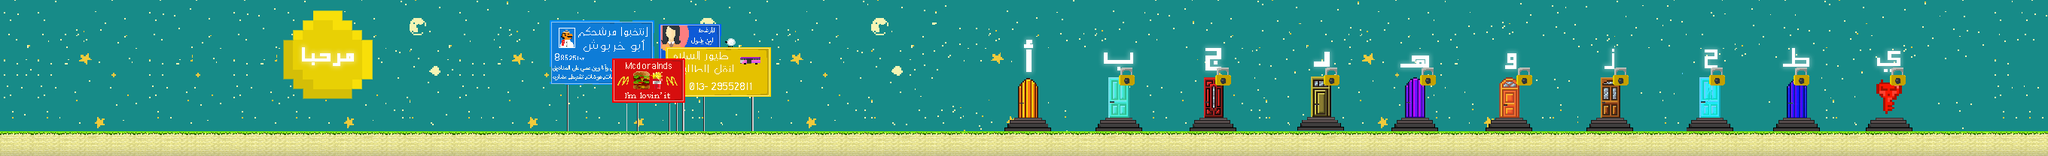

A 2D game scene composited from a Tiled map and its tileset images. What follows is a short description and the map's XML, with each tile layer's data collapsed to a summary:
An orthogonal 170x13 tile map with 16x16 px tiles, 3 tile layers (Background, graphic, graph), 2 tilesets and 3 objects.

<map version="1.0" orientation="orthogonal" renderorder="right-down" width="170" height="13" tilewidth="16" tileheight="16" nextobjectid="625">
 <tileset firstgid="1" name="1" tilewidth="16" tileheight="16" spacing="1" margin="1" tilecount="2639" columns="203">
  <image source="1.png" width="3458" height="234" />
 </tileset>
 <tileset firstgid="2640" name="tileset_gutter" tilewidth="16" tileheight="16" spacing="2" margin="1" tilecount="1782" columns="33">
  <image source="tileset_gutter.png" width="594" height="972" />
 </tileset>
 <layer name="Background" width="170" height="13">
  <data>[2210 cells, 0 non-empty, 0 distinct tile ids]</data>
 </layer>
 <layer name="graphic" width="170" height="13">
  <data>[2210 cells, 2210 non-empty, 2080 distinct tile ids]</data>
 </layer>
 <objectgroup name="ground">
  <object id="602" x="46.6667" y="173.667" width="2552" height="2.33366" />
  <object id="617" x="2566.67" y="-28" width="1.33333" height="202.667" />
 </objectgroup>
 <objectgroup name="Pipes" />
 <objectgroup name="Coins" offsetx="-7" offsety="5">
  <properties>
   <property name="quit" value="" />
  </properties>
 </objectgroup>
 <objectgroup name="Bricks" />
 <objectgroup name="Goombas" />
 <objectgroup name="Turtles" />
 <objectgroup name="Finish_line">
  <object id="620" x="1352.5" y="126" width="25.5" height="31" />
 </objectgroup>
 <objectgroup name="Story_line" />
 <objectgroup name="kill_lines" />
 <objectgroup name="Bosses" />
 <objectgroup name="Map_line" />
 <layer name="graph" width="170" height="13">
  <data>[2210 cells, 81 non-empty, 9 distinct tile ids]</data>
 </layer>
</map>
